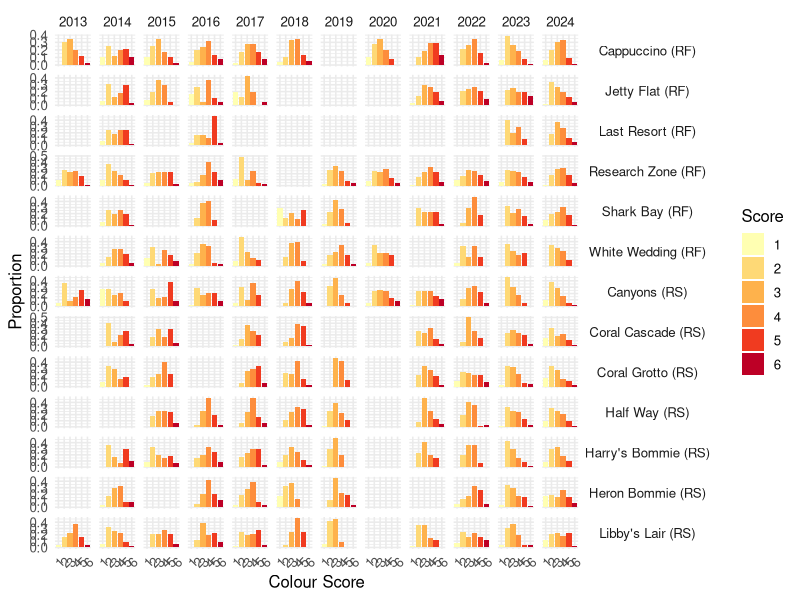
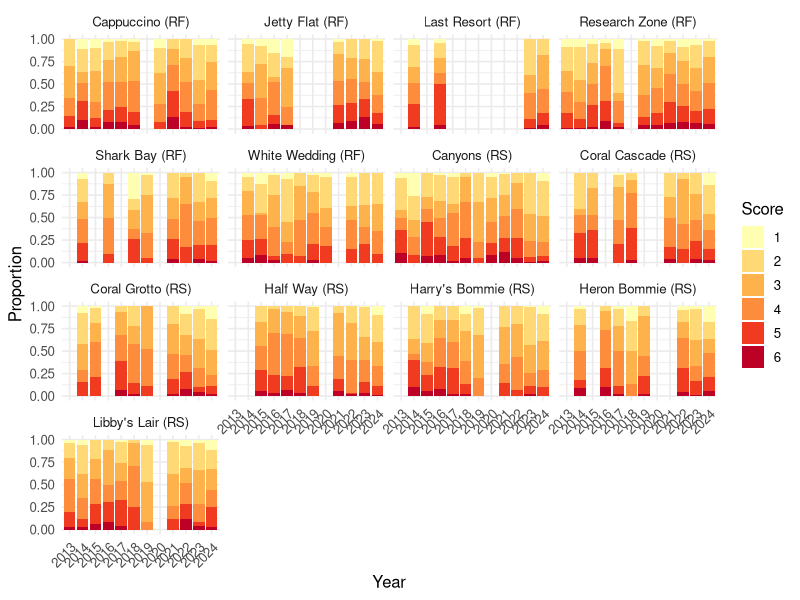

Recreate these plots in R, in order. (Note: this script raises an error after producing the figures.)
#####CoralWatch visualisations and statistics###
library(ggplot2)
library(tidyverse)
library(here)

##########CORAL WATCH###########################
##read correct file in
CWsub <- read_csv(here("coralwatch_sub.csv"))
CWsub <- read_csv(here("coralwatch_sub_plus_autumn.csv"))

######proportion of colour scores per site and year
CWsub <- CWsub %>%
  arrange(site_type, SITE) %>%
  mutate(SITE_label = factor(SITE_label, levels = unique(SITE_label)))

p1 <- CWsub %>%
  group_by(SITE_label, year, Colour_Code_num) %>%
  summarise(n = n(), .groups = "drop") %>%
  group_by(SITE_label, year) %>%
  mutate(prop = n / sum(n)) %>%
  ggplot(aes(x = factor(Colour_Code_num), y = prop, fill = factor(Colour_Code_num))) +
  geom_col() +
  facet_grid(SITE_label ~ year, scales = "free_y") +
  labs(x = "Colour Score",
    y = "Proportion") +
  scale_fill_brewer(palette = "YlOrRd", name = "Score") +
  theme_minimal(base_size = 12) +
  theme(axis.text.x = element_text(angle = 45, hjust = 1)) +
  theme(strip.text.y.right = element_text(angle = 0))

ggsave(path = "figs", filename = "CW_ColourScore_S_Y1.jpeg", p1, width = 11, height = 9, dpi = 300)

#stacked bars with each year as bar and facet wrap sites
p1b <- CWsub %>%
  group_by(SITE_label, year, Colour_Code_num) %>%
  summarise(n = n(), .groups = "drop") %>%
  group_by(SITE_label, year) %>%
  mutate(prop = n / sum(n)) %>%
  ggplot(aes(x = factor(year), y = prop, fill = factor(Colour_Code_num))) +
  geom_col(position = "stack") +
  facet_wrap(~SITE_label) +
  labs(x = "Year",
       y = "Proportion") +
  scale_fill_brewer(palette = "YlOrRd", name = "Score") +
  theme_minimal(base_size = 12) +
  theme(axis.text.x = element_text(angle = 45, hjust = 1)) +
  theme(strip.text.y.right = element_text(angle = 0))
ggsave(path = "figs", filename = "CW_ColourScore_stacked.jpeg", p1b, width = 13, height = 9, dpi = 300)


#####detect bleaching if 1 is more than 20% per survey
CW_bleach_detect <- CWsub %>%
  group_by(survey_id, SITE, site_type, SITE_label, DATE, year) %>%
  summarise(
    observations = n(),
    n_bleach = sum(Colour_Code_num == 1),
    prop_bleach = n_bleach / observations
  ) %>% ungroup %>%
  mutate(bleached = prop_bleach > 0.2)

###as above but merging surveys by year
CW_bleach_detect_year <- CW_bleach_detect %>%
  group_by(year, SITE, site_type, SITE_label, bleached) %>%
  reframe(
    n_surveys = n_distinct(survey_id, na.rm = TRUE),
    n_observations = sum(observations),
    n_bleached_obs = sum(n_bleach),
    prop_bleach_obs = n_bleached_obs / n_observations)

#Group RF and RS sites - dont run this line if you dont want grouped by RS or RF
CW_bleach_detect_year <- CW_bleach_detect_year %>%
  arrange(site_type, SITE) %>%
  mutate(SITE_label = factor(SITE_label, levels = unique(SITE_label)))

write_csv(CW_bleach_detect_year, file = here::here("output_data", "CW_bleach_detect_year.csv"))

###plot (above) bleaching by year (sites combined)
p2 <- CW_bleach_detect_year %>%
  group_by(year, bleached) %>%
  summarise(total_surveys = sum(n_surveys), .groups = "drop") %>%
  ggplot(aes(x = factor(year), y = total_surveys, fill = bleached)) +
  geom_col(position = "stack") +
  labs(x = "Year",
       y = "Number of Surveys",
       fill = "Bleached (>20% 1s)") +
  scale_fill_manual(values = c("tan2", "tomato2")) +
  theme_minimal()

ggsave(path = "figs", filename = "CW_surveys_with_20perc_bleach.jpeg", p2, width = 7, height = 5, dpi = 300)
ggsave(path = "figs", filename = "CW_surveys_with_20perc_bleach_plus_autmun2024.jpeg", p2, width = 7, height = 5, dpi = 300)

###each survey plotted to visualise prop bleached corals per survey
ggplot(CW_bleach_detect_year, aes(x = factor(year), y = prop_bleach_obs)) +
  geom_jitter(width = 0.2, aes(color = prop_bleach_obs), size = 3, alpha = 0.7) +
  scale_color_gradient(low = "#FFE5B4", high = "#D35400") +
  scale_y_continuous(labels = scales::percent_format(accuracy = 1)) +
  labs(
    x = "Year",
    y = "Proportion of Bleached Corals Per Survey",
    color = "Bleaching Rate"
  ) +
  theme_minimal(base_size = 14) +
  theme(axis.text.x = element_text(angle = 45, hjust = 1))

#as above but with boxplots
p3 <- ggplot(CW_bleach_detect_year, aes(x = factor(year), y = prop_bleach_obs)) +
  geom_boxplot(outlier.shape = NA, fill = "#FFD580", alpha = 0.4) +
  geom_jitter(aes(color = prop_bleach_obs), width = 0.2, size = 3, alpha = 0.9) +
  scale_color_gradient(high = "#FFE5B4", low = "#D35400", guide = "none") +
  scale_y_continuous(labels = scales::percent_format(accuracy = 1)) +
  labs(
    x = "Year",
    y = "Proportion of Bleached Corals (per Survey)",
    color = "Bleaching Rate"
  ) +
  theme_minimal(base_size = 14) +
  theme(axis.text.x = element_text(angle = 45, hjust = 1))
ggsave(path = "figs", filename = "CW_boxplot_prop_survey_bleach.jpeg", p3, width = 9, height = 7, dpi = 300)


#only looking at proportion bleached by year (surveys combined)
p4 <- ggplot(CW_bleach_detect_year, aes(x = factor(year), y = prop_bleach_obs, group = SITE_label, color = SITE_label)) +
  geom_line() +
  geom_point() +
  labs(x = "Year", y = "Proportion Bleached") +
  theme_minimal() +
  theme(legend.position = "none") +  
  facet_wrap(~ SITE_label)  +
  theme(axis.text.x = element_text(angle = 45, hjust = 1))
ggsave(path = "figs", filename = "CW_prop_bleach_SITE_year.jpeg", p4, width = 11, height = 7, dpi = 300)
ggsave(path = "figs", filename = "CW_prop_bleach_SITE_year_plus_autumn2024.jpeg", p4, width = 11, height = 7, dpi = 300)

##heatmap of proportion bleached by year
p5 <- ggplot(CW_bleach_detect_year, aes(x = factor(year), y = (SITE_label), fill = prop_bleach_obs)) +
  geom_tile(color = "white", linewidth = 0.3) +
  scale_fill_gradient(low = "#FFFFCC", high = "#E31A1C", na.value = "grey90") +
  labs(x = "Year", y = "Site", fill = "Prop. Bleached") +
  theme_minimal(base_size = 14) +
  theme(axis.text.x = element_text(angle = 45, hjust = 1))
ggsave(path = "figs", filename = "CW_heatmap_bleach_SITE_year.jpeg", p5, width = 11, height = 7, dpi = 300)
ggsave(path = "figs", filename = "CW_heatmap_bleach_SITE_year_plus_autumn2024.jpeg", p5, width = 11, height = 7, dpi = 300)

#as above but boxplots (no site), might be good to see range
ggplot(CW_bleach_detect_year, aes(x = factor(year), y = prop_bleach_obs)) +
  geom_boxplot(fill = "lightblue") +
  labs(x = "Year", y = "Proportion Bleached") +
  theme_minimal()

##############################################################
##APPLY TIME SERIES LINEAR MODEL
CW_bleach_detect_year <- CW_bleach_detect_year %>%
  mutate(prop_bleach_adj = ifelse(prop_bleach_obs == 0, 0.0001,
                                  ifelse(prop_bleach_obs == 1, 0.9999, prop_bleach_obs)))

library(glmmTMB)
m_beta_cw <- glmmTMB(prop_bleach_adj ~ year,
                data = CW_bleach_detect_year,
                family = beta_family(link = "logit"))
summary(m_beta_cw)
###not significant over time at site/year level.
